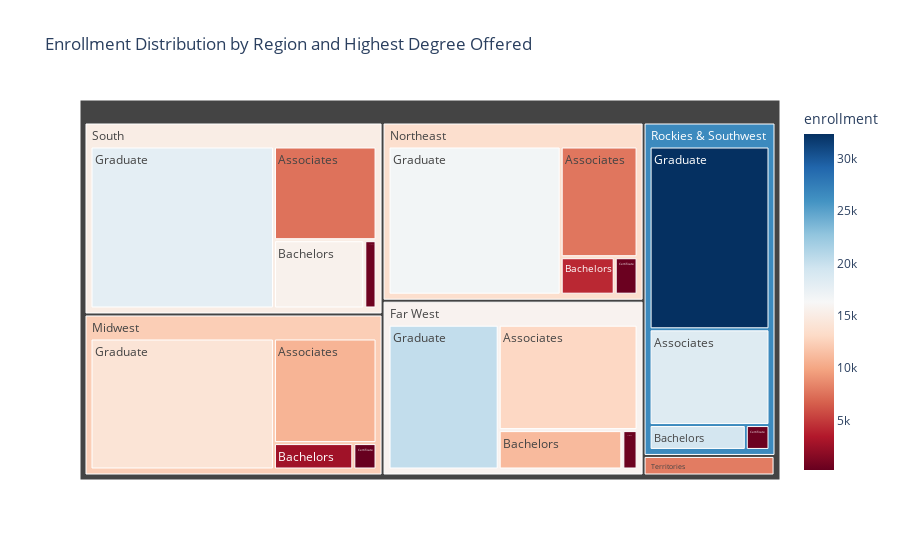

This figure's notebook cell:
### Markdown cell above
# Tree Maps

Here each region is represented by a large rectangle, which is then subdivided into smaller rectangles representing the highest degree offered by institutions within that state. The size of each rectangle is proportional to the total enrollment of institutions, providing a visual representation of how enrollment is distributed across different states and degree levels.

Treemaps are particularly useful for datasets with a clear hierarchical structure and can provide insightful visual summaries of the data, making complex data more accessible and understandable. 

This is not a very good example. For inspiration and documentation, see: https://d3-graph-gallery.com/treemap.html.

### Code cell
import plotly.express as px
import pandas as pd

# Assuming df is your DataFrame with the college data
# df = pd.read_csv('your_data.csv') # Uncomment this line if you need to read from a CSV

fig = px.treemap(collegesDat, path=['region', 'highest_degree'], values='enrollment',
                 color='enrollment', hover_data=['name'],
                 color_continuous_scale='RdBu',
                 title='Enrollment Distribution by Region and Highest Degree Offered')
fig.show()

### Figure 1 — Plotly figure (JSON) as saved in the notebook; plotly's stock layout.template omitted (floating-point values rounded to 4 significant figures)
{"data": [{"branchvalues": "total", "customdata": [["(?)", 12960.0], ["(?)", 10810.0], ["(?)", 7738.0], ["(?)", 18420.0], ["(?)", 7543.0], ["Mech-Tech College", 1947], ["(?)", 11180.0], ["(?)", 2710.0], ["(?)", 4214.0], ["(?)", 19310.0], ["(?)", 15590.0], ["(?)", 2663.0], ["(?)", 497.7], ["(?)", 279.0], ["(?)", 453.3], ["(?)", 474.2], ["(?)", 573.6], ["(?)", 590.8], ["(?)", 20320.0], ["(?)", 14130.0], ["(?)", 16760.0], ["(?)", 32370.0], ["(?)", 17910.0], ["(?)", 9253.0], ["United States Merchant Marine Academy", 1028], ["(?)", 15770.0], ["(?)", 12310.0], ["(?)", 13610.0], ["(?)", 26590.0], ["(?)", 15130.0], ["(?)", 7979.0], ["United States Merchant Marine Academy", 1028]], "domain": {"x": [0, 1], "y": [0, 1]}, "hovertemplate": "labels=%{label}<br>enrollment_sum=%{value}<br>parent=%{parent}<br>id=%{id}<br>name=%{customdata[0]}<br>enrollment=%{color}<extra></extra>", "ids": ["Far West/Associates", "Midwest/Associates", "Northeast/Associates", "Rockies & Southwest/Associates", "South/Associates", "Territories/Associates", "Far West/Bachelors", "Midwest/Bachelors", "Northeast/Bachelors", "Rockies & Southwest/Bachelors", "South/Bachelors", "Territories/Bachelors", "Far West/Certificate", "Midwest/Certificate", "Northeast/Certificate", "Rockies & Southwest/Certificate", "South/Certificate", "Territories/Certificate", "Far West/Graduate", "Midwest/Graduate", "Northeast/Graduate", "Rockies & Southwest/Graduate", "South/Graduate", "Territories/Graduate", "US Service Schools/Graduate", "Far West", "Midwest", "Northeast", "Rockies & Southwest", "South", "Territories", "US Service Schools"], "labels": ["Associates", "Associates", "Associates", "Associates", "Associates", "Associates", "Bachelors", "Bachelors", "Bachelors", "Bachelors", "Bachelors", "Bachelors", "Certificate", "Certificate", "Certificate", "Certificate", "Certificate", "Certificate", "Graduate", "Graduate", "Graduate", "Graduate", "Graduate", "Graduate", "Graduate", "Far West", "Midwest", "Northeast", "Rockies & Southwest", "South", "Territories", "US Service Schools"], "marker": {"coloraxis": "coloraxis", "colors": [12960.0, 10810.0, 7738.0, 18420.0, 7543.0, 1947, 11180.0, 2710.0, 4214.0, 19310.0, 15590.0, 2663.0, 497.7, 279.0, 453.3, 474.2, 573.6, 590.8, 20320.0, 14130.0, 16760.0, 32370.0, 17910.0, 9253.0, 1028, 15770.0, 12310.0, 13610.0, 26590.0, 15130.0, 7979.0, 1028]}, "name": "", "parents": ["Far West", "Midwest", "Northeast", "Rockies & Southwest", "South", "Territories", "Far West", "Midwest", "Northeast", "Rockies & Southwest", "South", "Territories", "Far West", "Midwest", "Northeast", "Rockies & Southwest", "South", "Territories", "Far West", "Midwest", "Northeast", "Rockies & Southwest", "South", "Territories", "US Service Schools", "", "", "", "", "", "", ""], "type": "treemap", "values": [1047716, 777482, 606857, 784883, 671340, 1947, 348661, 151827, 144366, 163639, 430837, 22849, 42965, 44442, 61141, 40345, 58467, 2285, 1141306, 1740592, 1818386, 1498618, 2075376, 117797, 1028, 2580648, 2714343, 2630750, 2487485, 3236020, 144878, 1028]}], "layout": {"coloraxis": {"colorbar": {"title": {"text": "enrollment"}}, "colorscale": [[0, "rgb(103,0,31)"], [0.1, "rgb(178,24,43)"], [0.2, "rgb(214,96,77)"], [0.3, "rgb(244,165,130)"], [0.4, "rgb(253,219,199)"], [0.5, "rgb(247,247,247)"], [0.6, "rgb(209,229,240)"], [0.7, "rgb(146,197,222)"], [0.8, "rgb(67,147,195)"], [0.9, "rgb(33,102,172)"], [1, "rgb(5,48,97)"]]}, "legend": {"tracegroupgap": 0}, "title": {"text": "Enrollment Distribution by Region and Highest Degree Offered"}}}
